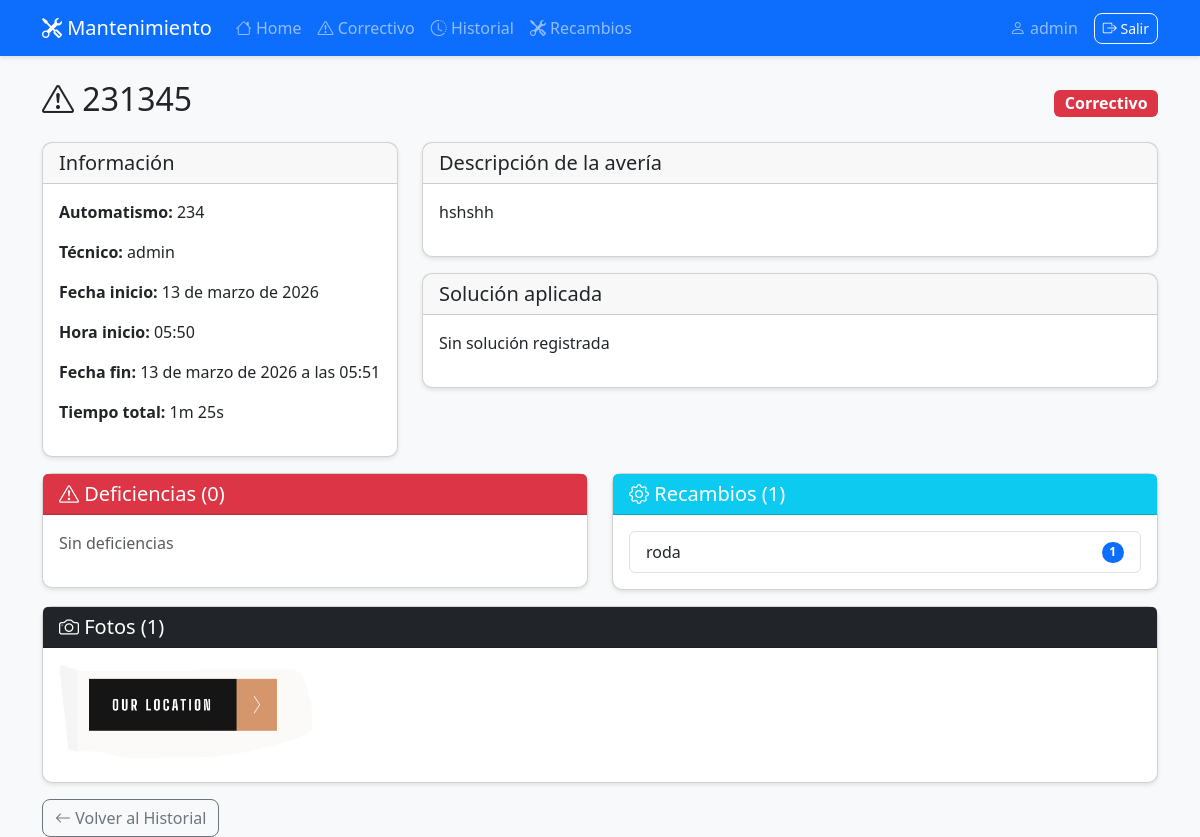
The app's page /historial/correctivo/231345/ (signed in) with its own data.
### preventivoapp/models.py (models this page shows, shortened)
class Correctivo(models.Model):
    codigo = models.CharField(max_length=50, unique=True, verbose_name='Código PDS')
    automatismo = models.ForeignKey(Automatismo, on_delete=models.CASCADE, related_name='correctivos')
    tecnico = models.ForeignKey(User, on_delete=models.SET_NULL, null=True, related_name='correctivos')
    descripcion = models.TextField(verbose_name='Descripción de la avería')
    solucion = models.TextField(blank=True, verbose_name='Solución aplicada')
    fecha_inicio = models.DateField(auto_now_add=True, verbose_name='Fecha inicio')
    hora_inicio = models.TimeField(auto_now_add=True, verbose_name='Hora inicio')
    tiempo = models.DurationField(null=True, blank=True, verbose_name='Tiempo transcurrido')
    fecha_fin = models.DateTimeField(null=True, blank=True, verbose_name='Fecha fin')
    hora_parada = models.DateTimeField(null=True, blank=True, verbose_name='Hora de última parada')
    estado = models.CharField(max_length=20, choices=[
        ('iniciado', 'Iniciado'),
        ('en_reparacion', 'En reparación'),
        ('parado', 'Parado'),
        ('finalizado', 'Finalizado')
    ], default='iniciado', verbose_name='Estado')
    class Meta:
        verbose_name = 'Correctivo'
        verbose_name_plural = 'Correctivos'
        ordering = ['-fecha_inicio', '-hora_inicio']

class Automatismo(models.Model):
    codigo = models.CharField(max_length=50, unique=True, verbose_name='Código')
    class Meta:
        verbose_name = 'Automatismo'
        verbose_name_plural = 'Automatismos'

class RecambioCorrectivo(models.Model):
    correctivo = models.ForeignKey(Correctivo, on_delete=models.CASCADE, related_name='recambios')
    nombre = models.CharField(max_length=200, verbose_name='Nombre del recambio')
    cantidad = models.PositiveIntegerField(default=1, verbose_name='Cantidad')
    class Meta:
        verbose_name = 'Recambio'
        verbose_name_plural = 'Recambios'

class FotoCorrectivo(models.Model):
    correctivo = models.ForeignKey(Correctivo, on_delete=models.CASCADE, related_name='fotos')
    imagen = models.URLField(verbose_name='Imagen')
    descripcion = models.CharField(max_length=200, blank=True, verbose_name='Descripción')
    fecha = models.DateTimeField(auto_now_add=True, verbose_name='Fecha')
    class Meta:
        verbose_name = 'Foto'
        verbose_name_plural = 'Fotos'

### preventivoapp/views.py (the view)
# urls.py: path('historial/correctivo/<str:codigo_pds>/', views.detalle_historial_correctivo, name='detalle_historial_correctivo'),
@login_required
def detalle_historial_correctivo(request, codigo_pds):
    correctivo = get_object_or_404(Correctivo, codigo=codigo_pds)
    return render(request, 'preventivoapp/detalle_historial_correctivo.html', {'correctivo': correctivo})

### preventivoapp/templatetags/extras.py (called while the page is built)
@register.filter
def duration(td):
    if not td:
        return "-"
    total_seconds = int(td.total_seconds())
    days = total_seconds // 86400
    hours = (total_seconds % 86400) // 3600
    minutes = (total_seconds % 3600) // 60
    seconds = total_seconds % 60
    parts = []
    if days > 0:
        parts.append(f"{days}d")
    if hours > 0:
        parts.append(f"{hours}h")
    if minutes > 0:
        parts.append(f"{minutes}m")
    if seconds > 0 or not parts:
        parts.append(f"{seconds}s")
    return " ".join(parts)

### preventivoapp/templates/preventivoapp/detalle_historial_correctivo.html (shortened to what this page needs)
{% extends 'preventivoapp/base.html' %}
{% load extras %}
{% block content %}
<div class="row">
    <div class="col-12">
        <div class="d-flex justify-content-between align-items-center mb-3">
            <h2><i class="bi bi-exclamation-triangle"></i> {{ correctivo.codigo }}</h2>
            <span class="badge bg-danger fs-6">Correctivo</span>
        </div>
    </div>
</div>
<div class="row mb-3">
    <div class="col-md-4">
        <div class="card">
            <div class="card-header">
                <h5 class="mb-0">Información</h5>
            </div>
            <div class="card-body">
                <p><strong>Automatismo:</strong> {{ correctivo.automatismo.codigo }}</p>
                <p><strong>Técnico:</strong> {{ correctivo.tecnico.username }}</p>
                <p><strong>Fecha inicio:</strong> {{ correctivo.fecha_inicio }}</p>
                <p><strong>Hora inicio:</strong> {{ correctivo.hora_inicio }}</p>
                {% if correctivo.fecha_fin %}
                <p><strong>Fecha fin:</strong> {{ correctivo.fecha_fin }}</p>
                {% endif %}
                {% if correctivo.tiempo %}
                <p><strong>Tiempo total:</strong> {{ correctivo.tiempo|duration }}</p>
                {% endif %}
            </div>
        </div>
    </div>
    <div class="col-md-8">
        <div class="card mb-3">
            <div class="card-header">
                <h5 class="mb-0">Descripción de la avería</h5>
            </div>
            <div class="card-body">
                <p>{{ correctivo.descripcion }}</p>
            </div>
        </div>
        <div class="card">
            <div class="card-header">
                <h5 class="mb-0">Solución aplicada</h5>
            </div>
            <div class="card-body">
                <p>{{ correctivo.solucion|default:"Sin solución registrada" }}</p>
            </div>
        </div>
    </div>
</div>
<div class="row mb-3">
    <div class="col-md-6">
        <div class="card">
            <div class="card-header bg-danger text-white">
                <h5 class="mb-0"><i class="bi bi-exclamation-triangle"></i> Deficiencias ({{ correctivo.deficiencias.count }})</h5>
            </div>
            <div class="card-body">
                {% if correctivo.deficiencias.all %}
                <ul class="list-group">
                    {% for def in correctivo.deficiencias.all %}
                    <li class="list-group-item">
                        <strong>{{ def.get_tipo_display }}</strong>
                        <span class="badge bg-{% if def.severidad == 'alta' or def.severidad == 'critica' %}danger{% elif def.severidad == 'media' %}warning{% else %}success{% endif %}">
                            {{ def.get_severidad_display }}
                        </span>
                        <p class="mb-0 small">{{ def.descripcion }}</p>
                    </li>
                    {% endfor %}
                </ul>
                {% else %}
                <p class="text-muted">Sin deficiencias</p>
                {% endif %}
            </div>
        </div>
    </div>
    <div class="col-md-6">
        <div class="card">
            <div class="card-header bg-info text-white">
                <h5 class="mb-0"><i class="bi bi-gear"></i> Recambios ({{ correctivo.recambios.count }})</h5>
            </div>
            <div class="card-body">
                {% if correctivo.recambios.all %}
                <ul class="list-group">
                    {% for rec in correctivo.recambios.all %}
                    <li class="list-group-item d-flex justify-content-between align-items-center">
                        {{ rec.nombre }}
                        <span class="badge bg-primary rounded-pill">{{ rec.cantidad }}</span>
                    </li>
                    {% endfor %}
                </ul>
                {% else %}
                <p class="text-muted">Sin recambios</p>
                {% endif %}
            </div>
        </div>
    </div>
</div>
<div class="row mb-3">
    <div class="col-12">
        <div class="card">
            <div class="card-header bg-dark text-white">
                <h5 class="mb-0"><i class="bi bi-camera"></i> Fotos ({{ correctivo.fotos.count }})</h5>
            </div>
            <div class="card-body">
                {% if correctivo.fotos.all %}
                <div class="row">
                    {% for foto in correctivo.fotos.all %}
                    <div class="col-6 col-md-3 mb-2">
                        <a href="{{ foto.imagen }}" target="_blank">
                            <img src="{{ foto.imagen }}" class="img-fluid rounded" style="max-width: 100%; max-height: 200px; height: auto;">
                        </a>
                    </div>
                    {% endfor %}
                </div>
                {% else %}
                <p class="text-muted">Sin fotos</p>
                {% endif %}
            </div>
        </div>
    </div>
</div>
<div class="row">
    <div class="col-12">
        <a href="{% url 'historial' %}" class="btn btn-outline-secondary">
            <i class="bi bi-arrow-left"></i> Volver al Historial
        </a>
    </div>
</div>
{% endblock %}

### preventivoapp/templates/preventivoapp/base.html (shortened to what this page needs)
<!DOCTYPE html>
<html lang="es">
<head>
    <link href="https://cdn.jsdelivr.net/npm/bootstrap@5.3.0/dist/css/bootstrap.min.css" rel="stylesheet">
    <link rel="stylesheet" href="https://cdn.jsdelivr.net/npm/bootstrap-icons@1.10.0/font/bootstrap-icons.css">
</head>
<body>
    {% if user.is_authenticated %}
    <nav class="navbar navbar-expand-lg navbar-dark bg-primary mb-4">
        <div class="container">
            <a class="navbar-brand" href="{% url 'automatismos' %}">
                <i class="bi bi-tools"></i> Mantenimiento
            </a>
            <div class="collapse navbar-collapse" id="navbarNav">
                <ul class="navbar-nav me-auto">
                    <li class="nav-item">
                        <a class="nav-link" href="{% url 'automatismos' %}">
                            <i class="bi bi-house"></i> Home
                        </a>
                    </li>
                    <li class="nav-item">
                        <a class="nav-link" href="{% url 'crear_correctivo' %}">
                            <i class="bi bi-exclamation-triangle"></i> Correctivo
                        </a>
                    </li>
                    <li class="nav-item">
                        <a class="nav-link" href="{% url 'historial' %}">
                            <i class="bi bi-clock-history"></i> Historial
                        </a>
                    </li>
                    <li class="nav-item">
                        <a class="nav-link" href="{% url 'buscar_recambios' %}">
                            <i class="bi bi-tools"></i> Recambios
                        </a>
                    </li>
                </ul>
                <span class="navbar-text me-3">
                    <i class="bi bi-person"></i> {{ user.username }}
                </span>
                <a href="{% url 'logout' %}" class="btn btn-outline-light btn-sm">
                    <i class="bi bi-box-arrow-right"></i> Salir
                </a>
            </div>
        </div>
    </nav>
    {% endif %}
    <div class="container">
        {% block content %}{% endblock %}
    </div>
</body>
</html>

### preventivoapp/templates/preventivoapp/base.html (style rules this page uses)
body { background-color: #f8f9fa; }
.card { border-radius: 10px; box-shadow: 0 2px 4px rgba(0,0,0,0.1); }
.btn { border-radius: 8px; }
.navbar { box-shadow: 0 2px 4px rgba(0,0,0,0.1); }

### records on screen
Correctivo: codigo "231345", automatismo.codigo "234", tecnico.username "admin", fecha_inicio "13 de marzo de 2026", hora_inicio "05:50", fecha_fin "13 de marzo de 2026 a las 05:51", tiempo|duration "1m 25s", descripcion "hshshh", solucion "Sin solución registrada", deficiencias.count "0", recambios.count "1", fotos.count "1"
RecambioCorrectivo: nombre "roda", cantidad "1"
FotoCorrectivo: imagen (picture)

### other values on screen
{{ user.username }} "admin"
